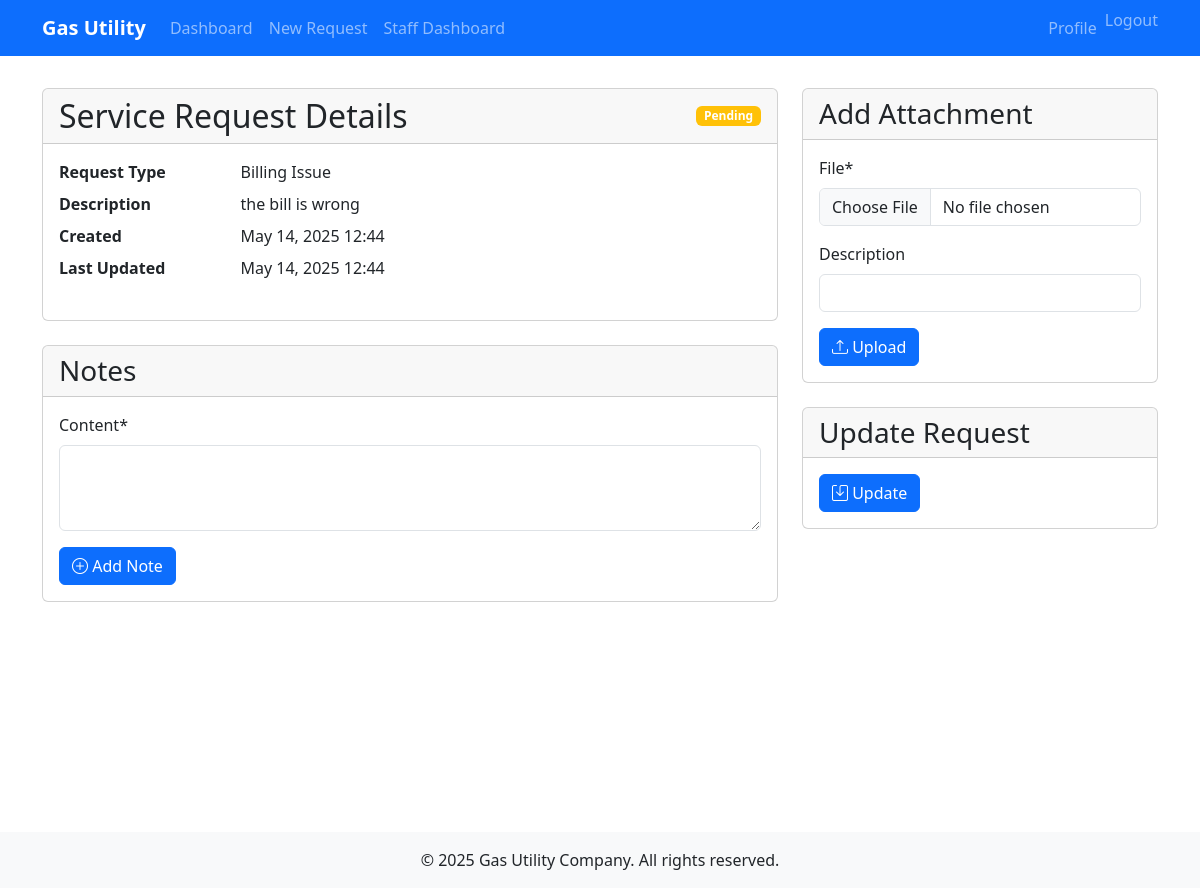
Screenshot of /request/2/ (signed in) with the database file from the repository.
### customer_services/models.py (models this page shows, shortened)
class ServiceRequest(models.Model):
    STATUS_CHOICES = [
        ('pending', 'Pending'),
        ('in_progress', 'In Progress'),
        ('resolved', 'Resolved'),
        ('cancelled', 'Cancelled'),
    ]
    TYPE_CHOICES = [
        ('gas_leak', 'Gas Leak'),
        ('billing', 'Billing Issue'),
        ('meter_reading', 'Meter Reading'),
        ('connection', 'New Connection'),
        ('disconnection', 'Disconnection'),
        ('other', 'Other'),
    ]
    customer = models.ForeignKey(User, on_delete=models.CASCADE, related_name='service_requests')
    request_type = models.CharField(max_length=20, choices=TYPE_CHOICES)
    description = models.TextField()
    status = models.CharField(max_length=20, choices=STATUS_CHOICES, default='pending')
    created_at = models.DateTimeField(auto_now_add=True)
    updated_at = models.DateTimeField(auto_now=True)
    resolved_at = models.DateTimeField(null=True, blank=True)
    assigned_to = models.ForeignKey(User, on_delete=models.SET_NULL, null=True, blank=True, related_name='assigned_requests')
    priority = models.IntegerField(default=3)  # 1 being highest priority

### customer_services/views.py (the view)
# urls.py: path('request/<int:pk>/', views.service_request_detail, name='service_request_detail'),
@login_required
def service_request_detail(request, pk):
    service_request = get_object_or_404(ServiceRequest, pk=pk)
    if request.user != service_request.customer and not request.user.is_staff:
        messages.error(request, 'You do not have permission to view this request.')
        return redirect('customer_services:dashboard')
    attachments = service_request.attachments.all()
    notes = service_request.notes.all().order_by('-created_at')
    if request.method == 'POST':
        if 'add_note' in request.POST:
            note_form = RequestNoteForm(request.POST)
            if note_form.is_valid():
                note = note_form.save(commit=False)
                note.service_request = service_request
                note.author = request.user
                note.save()
                messages.success(request, 'Note added successfully!')
                return redirect('customer_services:service_request_detail', pk=pk)
        elif 'add_attachment' in request.POST:
            attachment_form = RequestAttachmentForm(request.POST, request.FILES)
            if attachment_form.is_valid():
                attachment = attachment_form.save(commit=False)
                attachment.service_request = service_request
                attachment.save()
                messages.success(request, 'Attachment added successfully!')
                return redirect('customer_services:service_request_detail', pk=pk)
    else:
        note_form = RequestNoteForm()
        attachment_form = RequestAttachmentForm()
    context = {
        'service_request': service_request,
        'attachments': attachments,
        'notes': notes,
        'note_form': note_form,
        'attachment_form': attachment_form,
    }
    return render(request, 'customer_services/request_detail.html', context)

### customer_services/forms.py
class RequestNoteForm(forms.ModelForm):
    class Meta:
        model = RequestNote
        fields = ['content']
        widgets = {
            'content': forms.Textarea(attrs={'rows': 3}),
        }

class RequestAttachmentForm(forms.ModelForm):
    class Meta:
        model = RequestAttachment
        fields = ['file', 'description']

### templates/customer_services/request_detail.html (shortened to what this page needs)
{% extends 'base.html' %}
{% load crispy_forms_tags %}
{% block content %}
<div class="row">
    <div class="col-md-8">
        <div class="card mb-4">
            <div class="card-header">
                <div class="d-flex justify-content-between align-items-center">
                    <h2 class="card-title mb-0">Service Request Details</h2>
                    <span class="badge {% if service_request.status == 'pending' %}bg-warning
                                    {% elif service_request.status == 'in_progress' %}bg-info
                                    {% elif service_request.status == 'resolved' %}bg-success
                                    {% else %}bg-danger{% endif %}">
                        {{ service_request.get_status_display }}
                    </span>
                </div>
            </div>
            <div class="card-body">
                <dl class="row">
                    <dt class="col-sm-3">Request Type</dt>
                    <dd class="col-sm-9">{{ service_request.get_request_type_display }}</dd>
                    <dt class="col-sm-3">Description</dt>
                    <dd class="col-sm-9">{{ service_request.description }}</dd>
                    <dt class="col-sm-3">Created</dt>
                    <dd class="col-sm-9">{{ service_request.created_at|date:"M d, Y H:i" }}</dd>
                    <dt class="col-sm-3">Last Updated</dt>
                    <dd class="col-sm-9">{{ service_request.updated_at|date:"M d, Y H:i" }}</dd>
                </dl>
            </div>
        </div>
        <div class="card">
            <div class="card-header">
                <h3 class="card-title mb-0">Notes</h3>
            </div>
            <div class="card-body">
                <form method="post">
                    {{ note_form|crispy }}
                    <button type="submit" class="btn btn-primary">
                        <i class="bi bi-plus-circle"></i> Add Note
                    </button>
                </form>
            </div>
        </div>
    </div>
    <div class="col-md-4">
        <div class="card mb-4">
            <div class="card-header">
                <h3 class="card-title mb-0">Add Attachment</h3>
            </div>
            <div class="card-body">
                <form method="post" enctype="multipart/form-data">
                    {{ attachment_form|crispy }}
                    <button type="submit" class="btn btn-primary">
                        <i class="bi bi-upload"></i> Upload
                    </button>
                </form>
            </div>
        </div>
        {% if user.is_staff %}
            <div class="card">
                <div class="card-header">
                    <h3 class="card-title mb-0">Update Request</h3>
                </div>
                <div class="card-body">
                    <form method="post" action="{% url 'customer_services:update_request' service_request.pk %}">
                        <button type="submit" class="btn btn-primary">
                            <i class="bi bi-save"></i> Update
                        </button>
                    </form>
                </div>
            </div>
        {% endif %}
    </div>
</div>
{% endblock %}

### rows the page displays
ServiceRequest: status "Pending", request_type "Billing Issue", description "the bill is wrong", created_at "May 14, 2025 12:44", updated_at "May 14, 2025 12:44"
